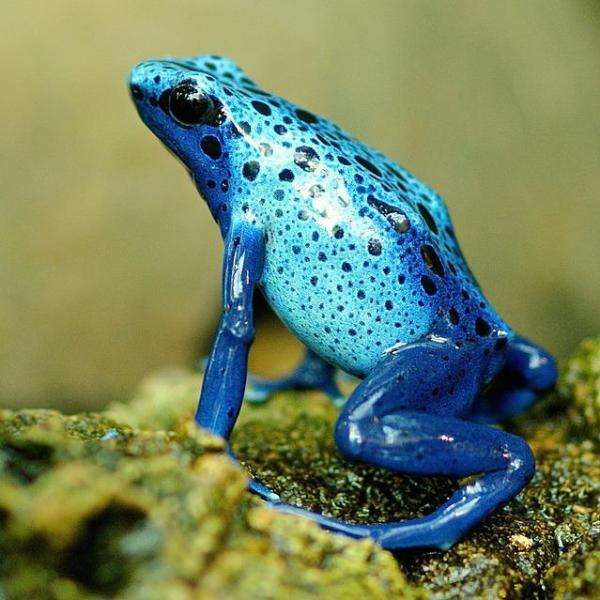
#> input picture Alistirmalar/media/blue_frog.jpg, 600 x 600 px, given in place of the camera
$ python Draw_on_screen.py
#> lines starting #> are read from the running program, lines starting #| are printed output that depends on the picture; after the words box and inside, x2 and y2 are one past the last pixel; in counts of white or black regions, pixels touching at a corner belong together
import cv2
import numpy as np
from collections import deque

# Open the video capture object to read frames from the default camera (index 0)
cap = cv2.VideoCapture(0)

# Define the lower and upper blue color thresholds in HSV color space
lower_blue = np.array([100, 60, 60])
upper_blue = np.array([140, 255, 255])

# Create deques to store points for different colors (blue, green, red, yellow)
blue_points = [deque(maxlen=512)]
green_points = [deque(maxlen=512)]
red_points = [deque(maxlen=512)]
yellow_points = [deque(maxlen=512)]

# Initialize the index for each color
blue_index = 0
green_index = 0
red_index = 0
yellow_index = 0

# List of colors for drawing (blue, green, red, yellow)
colors = [(255, 0, 0), (0, 255, 0), (0, 0, 255), (0, 255, 255)]

# Initialize the color index to draw in blue initially
color_index = 0

# Create a white window for drawing (paint window)
paintWindow = np.zeros((471, 636, 3)) + 255

# Draw color selection rectangles on the paint window
paintWindow = cv2.rectangle(paintWindow, (40, 1), (140, 65), (0, 0, 0), 2)
paintWindow = cv2.rectangle(paintWindow, (160, 1), (255, 65), colors[0], -1)
paintWindow = cv2.rectangle(paintWindow, (275, 1), (370, 65), colors[1], -1)
paintWindow = cv2.rectangle(paintWindow, (390, 1), (485, 65), colors[2], -1)
paintWindow = cv2.rectangle(paintWindow, (505, 1), (600, 65), colors[3], -1)

# Add text labels to the paint window
font = cv2.FONT_HERSHEY_SIMPLEX
cv2.putText(paintWindow, "CLEAR ALL", (49, 33), font, 0.5, (0, 0, 0), 2, cv2.LINE_AA)
cv2.putText(paintWindow, "BLUE", (185, 33), font, 0.5, (255, 255, 255), 2, cv2.LINE_AA)
cv2.putText(paintWindow, "GREEN", (298, 33), font, 0.5, (255, 255, 255), 2, cv2.LINE_AA)
cv2.putText(paintWindow, "RED", (420, 33), font, 0.5, (255, 255, 255), 2, cv2.LINE_AA)
cv2.putText(paintWindow, "YELLOW", (520, 33), font, 0.5, (255, 255, 255), 2, cv2.LINE_AA)

# Create a named window for displaying the paint window
cv2.namedWindow("Paint")

# Main loop to capture and process frames
while True:
    try:
        # Read a frame from the video capture
        ret, frame = cap.read()
#> frame is the input picture: shape (600, 600, 3); mean B, G, R 97.6, 131.6, 113.5

        # Flip the frame horizontally
        frame = cv2.flip(frame, 1)
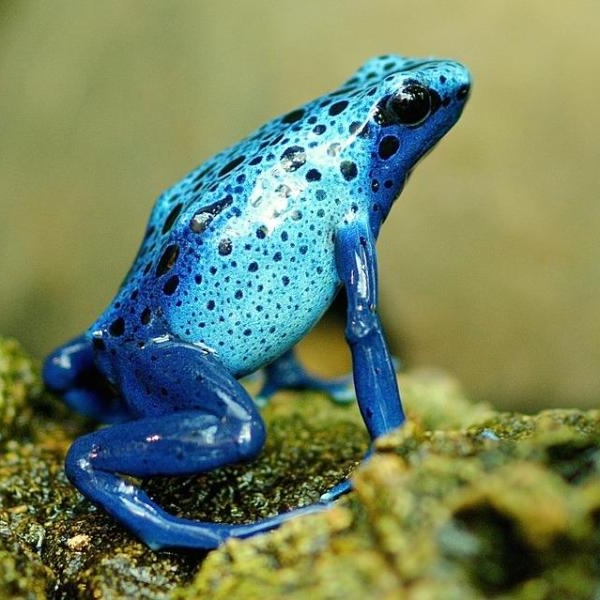
#> frame: shape (600, 600, 3); mean B, G, R 97.6, 131.6, 113.5

        # Convert the frame from BGR to HSV color space
        hsv = cv2.cvtColor(frame, cv2.COLOR_BGR2HSV)
#> hsv: shape (600, 600, 3); mean H, S, V 51.2, 137.9, 143.1

        # Draw color selection rectangles on the original frame
        frame = cv2.rectangle(frame, (40, 1), (140, 65), (0, 0, 0), 2)
        frame = cv2.rectangle(frame, (160, 1), (255, 65), colors[0], -1)
        frame = cv2.rectangle(frame, (275, 1), (370, 65), colors[1], -1)
        frame = cv2.rectangle(frame, (390, 1), (485, 65), colors[2], -1)
        frame = cv2.rectangle(frame, (505, 1), (600, 65), colors[3], -1)

        # Add text labels to the original frame
        cv2.putText(frame, "CLEAR ALL", (49, 33), font, 0.5, (0, 0, 0), 2, cv2.LINE_AA)
        cv2.putText(frame, "BLUE", (185, 33), font, 0.5, (255, 255, 255), 2, cv2.LINE_AA)
        cv2.putText(frame, "GREEN", (298, 33), font, 0.5, (255, 255, 255), 2, cv2.LINE_AA)
        cv2.putText(frame, "RED", (420, 33), font, 0.5, (255, 255, 255), 2, cv2.LINE_AA)
        cv2.putText(frame, "YELLOW", (520, 33), font, 0.5, (255, 255, 255), 2, cv2.LINE_AA)
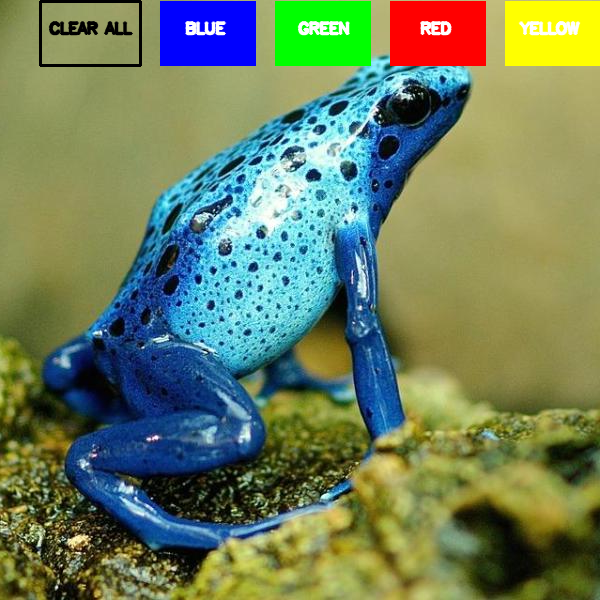
#> frame: shape (600, 600, 3); mean B, G, R 94.4, 128, 110.2

        # Check if a frame is not captured properly
        if ret is False:
            break

        # Create a binary mask for blue color in the frame
        mask = cv2.inRange(hsv, lower_blue, upper_blue)
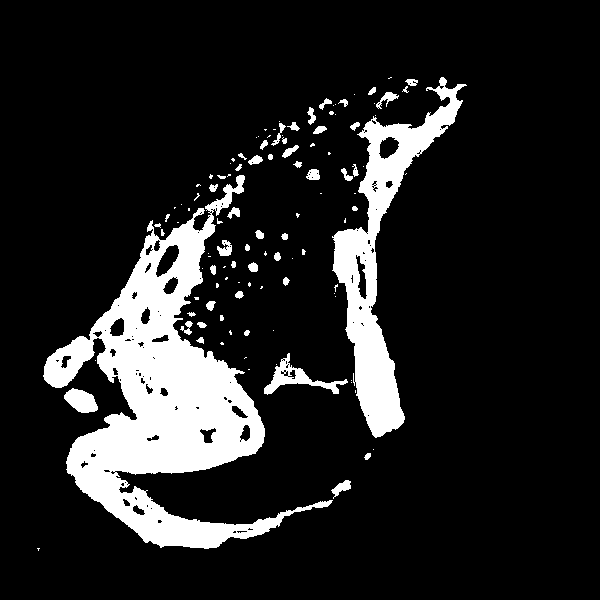
#> mask: shape (600, 600); 13.6% white; 114 white regions (63 under 20 px), largest, box (x1, y1, x2, y2) and area: (43, 175, 333, 549) 32600, (332, 77, 467, 438) 12033, (264, 353, 348, 395) 926

        # Perform morphological operations to remove noise from the mask
        mask = cv2.erode(mask, (5, 5), iterations=2)
#> mask: shape (600, 600); 12.4% white; 100 white regions (61 under 20 px), largest, box (x1, y1, x2, y2) and area: (44, 210, 294, 549) 30041, (333, 79, 464, 438) 11290, (264, 355, 347, 395) 695
        mask = cv2.morphologyEx(mask, cv2.MORPH_OPEN, (5, 5))
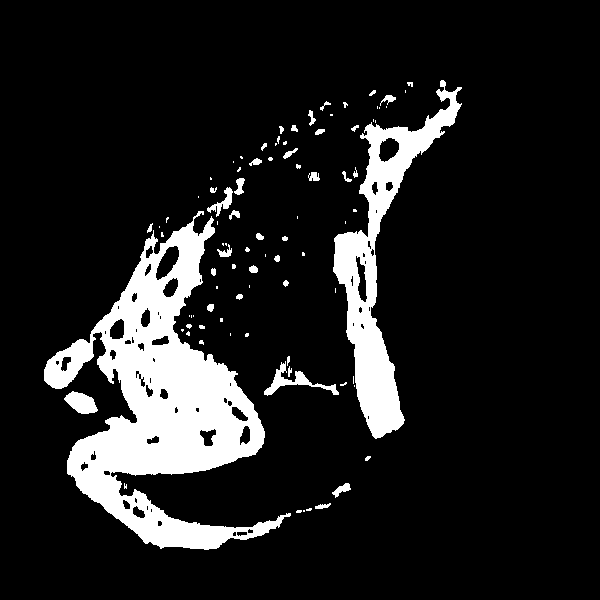
#> mask: shape (600, 600); 12.4% white; 90 white regions (50 under 20 px), largest, box (x1, y1, x2, y2) and area: (44, 211, 291, 550) 29970, (333, 80, 462, 439) 11276, (264, 361, 339, 396) 624
        mask = cv2.dilate(mask, (5, 5), iterations=1)
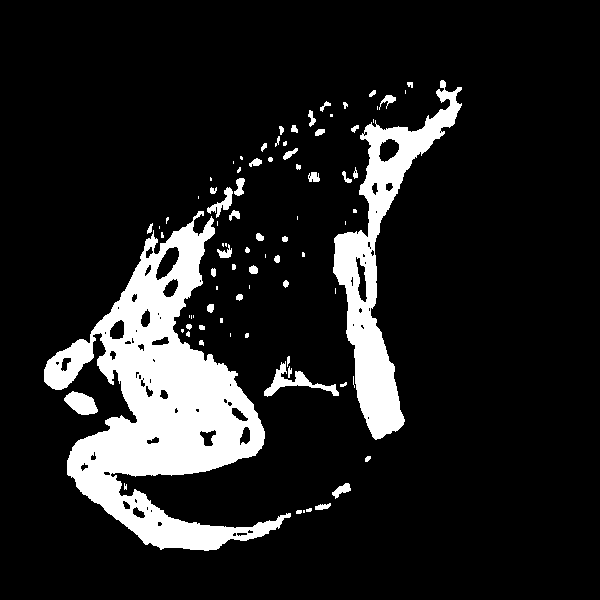
#> mask: shape (600, 600); 12.9% white; 85 white regions (35 under 20 px)

        # Find contours in the mask
        contours, _ = cv2.findContours(mask, cv2.RETR_TREE, cv2.CHAIN_APPROX_SIMPLE)
#> contours = 154 contours, 89 with area under 20; largest, box (x1, y1, x2, y2) and area: (44, 211, 291, 551) 32180, (333, 80, 462, 440) 11831, (264, 361, 339, 397) 592, (64, 391, 98, 415) 492, (155, 246, 180, 281) 447
        center = None

        if len(contours) > 0:
            # Find the contour with the maximum area (largest blue object)
            max_contours = sorted(contours, key=cv2.contourArea, reverse=True)[0]
#> max_contours = contour of 856 points, box (x1, y1, x2, y2) (44, 211, 291, 551), area 32180
            ((x, y), radius) = cv2.minEnclosingCircle(max_contours)
#> x = 191; y = 381.2; radius = 170.6

            # Draw a circle around the detected blue object
            cv2.circle(frame, (int(x), int(y)), int(radius), (255, 255, 0), 3)
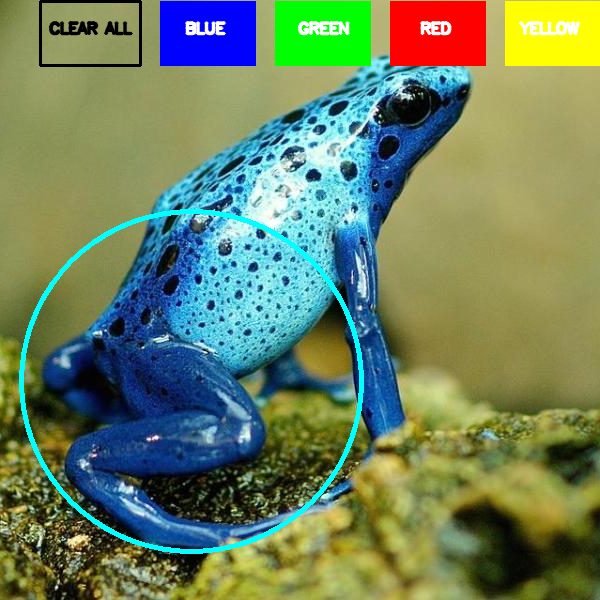
#> frame: shape (600, 600, 3); 1.49% of pixels changed, all inside (x1, y1, x2, y2) = (19, 209, 364, 554)

            # Calculate the center of the blue object
            M = cv2.moments(max_contours)
#> M = moments, m00 32179.5, centre m10/m00, m01/m00 = (160.7, 400.2)
            center = (int(M["m10"] / M["m00"]), int(M["m01"] / M["m00"]))
#> center = (160, 400)

            # Check if the blue object is within the color selection area
            if center[1] <= 65:
                if 40 <= center[0] <= 140:
                    # If the blue object is within the "CLEAR ALL" area, reset all points and paint window
                    blue_points = [deque(maxlen=600)]
                    green_points = [deque(maxlen=600)]
                    red_points = [deque(maxlen=600)]
                    yellow_points = [deque(maxlen=600)]

                    blue_index = 0
                    green_index = 0
                    red_index = 0
                    yellow_index = 0

                    # Clear the paint window
                    paintWindow[67:, :, :] = 255

                elif 160 <= center[0] <= 255:
                    # If the blue object is within the "BLUE" color selection area, set the color index to blue
                    color_index = 0

                elif 275 <= center[0] <= 370:
                    # If the blue object is within the "GREEN" color selection area, set the color index to green
                    color_index = 1

                elif 390 <= center[0] <= 485:
                    # If the blue object is within the "RED" color selection area, set the color index to red
                    color_index = 2

                elif 505 <= center[0] <= 600:
                    # If the blue object is within the "YELLOW" color selection area, set the color index to yellow
                    color_index = 3

            else:
                # If the blue object is outside the color selection area, store its position in the corresponding deque
                if color_index == 0:
                    blue_points[blue_index].appendleft(center)

                elif color_index == 1:
                    green_points[green_index].appendleft(center)

                elif color_index == 2:
                    red_points[red_index].appendleft(center)

                elif color_index == 3:
                    yellow_points[yellow_index].appendleft(center)

        else:
            # If no blue object is detected, add a new deque for each color and increment the corresponding index
            blue_points.append(deque(maxlen=512))
            blue_index += 1

            green_points.append(deque(maxlen=512))
            green_index += 1

            red_points.append(deque(maxlen=512))
            red_index += 1

            yellow_points.append(deque(maxlen=512))
            yellow_index += 1

        # Combine all the points for different colors
        points = [blue_points, green_points, red_points, yellow_points]

        # Draw lines connecting the stored points for each color on both the original frame and paint window
        for i in range(len(points)):
            for j in range(len(points[i])):
                for k in range(1, len(points[i][j])):
                    if points[i][j][k - 1] is None or points[i][j][k] is None:
                        continue
                    cv2.circle(frame, points[i][j][k - 1], 2, colors[i], 3)
                    cv2.line(frame, points[i][j][k - 1], points[i][j][k], colors[i], 2)
                    cv2.line(paintWindow, points[i][j][k - 1], points[i][j][k], colors[i], 2)
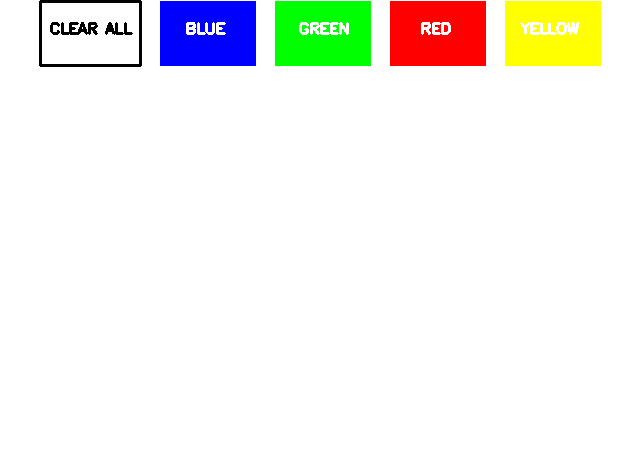
#> paintWindow: shape (471, 636, 3) float64; mean B, G, R 238.7, 243.6, 243.7

        # Display the original frame and paint window
        cv2.imshow("Frame", frame)
        cv2.imshow("Paint", paintWindow)

    except Exception as e:
        # If an exception occurs (e.g., when closing the window), ignore it and continue
        pass

    # Check if the 'q' key is pressed, and if so, break out of the loop
    if cv2.waitKey(3) & 0xFF == ord('q'):
#> (key q is pressed here)
        break

# Release the video capture and close all windows
cap.release()
cv2.destroyAllWindows()
